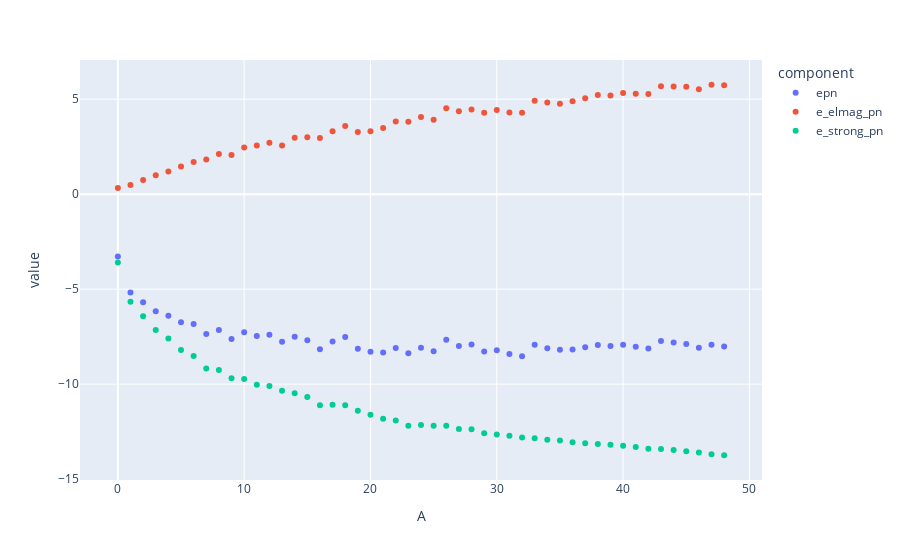

Write notebook code for a chart like this one.
### Code cell
px.scatter(dfshow, x='A', y='value', color='component')

### Figure 1 — Plotly figure (JSON) as saved in the notebook; plotly's stock layout.template omitted (floating-point values rounded to 4 significant figures)
{"data": [{"hovertemplate": "component=epn<br>A=%{x}<br>value=%{y}<extra></extra>", "legendgroup": "epn", "marker": {"color": "#636efa", "symbol": "circle"}, "mode": "markers", "name": "epn", "orientation": "v", "showlegend": true, "type": "scatter", "x": [0, 1, 2, 3, 4, 5, 6, 7, 8, 9, 10, 11, 12, 13, 14, 15, 16, 17, 18, 19, 20, 21, 22, 23, 24, 25, 26, 27, 28, 29, 30, 31, 32, 33, 34, 35, 36, 37, 38, 39, 40, 41, 42, 43, 44, 45, 46, 47, 48], "xaxis": "x", "y": [-3.279, -5.177, -5.687, -6.156, -6.396, -6.742, -6.832, -7.357, -7.15, -7.626, -7.273, -7.469, -7.395, -7.773, -7.503, -7.685, -8.16, -7.758, -7.521, -8.132, -8.3, -8.336, -8.093, -8.366, -8.085, -8.271, -7.663, -7.99, -7.911, -8.285, -8.221, -8.418, -8.526, -7.925, -8.108, -8.195, -8.176, -8.057, -7.938, -7.99, -7.921, -8.032, -8.119, -7.733, -7.805, -7.88, -8.08, -7.923, -8.012], "yaxis": "y"}, {"hovertemplate": "component=e_elmag_pn<br>A=%{x}<br>value=%{y}<extra></extra>", "legendgroup": "e_elmag_pn", "marker": {"color": "#EF553B", "symbol": "circle"}, "mode": "markers", "name": "e_elmag_pn", "orientation": "v", "showlegend": true, "type": "scatter", "x": [0, 1, 2, 3, 4, 5, 6, 7, 8, 9, 10, 11, 12, 13, 14, 15, 16, 17, 18, 19, 20, 21, 22, 23, 24, 25, 26, 27, 28, 29, 30, 31, 32, 33, 34, 35, 36, 37, 38, 39, 40, 41, 42, 43, 44, 45, 46, 47, 48], "xaxis": "x", "y": [0.3207, 0.482, 0.743, 0.9933, 1.198, 1.46, 1.69, 1.821, 2.111, 2.062, 2.462, 2.564, 2.704, 2.569, 2.97, 2.996, 2.955, 3.321, 3.594, 3.27, 3.31, 3.487, 3.825, 3.819, 4.071, 3.922, 4.53, 4.371, 4.457, 4.294, 4.43, 4.302, 4.288, 4.917, 4.825, 4.767, 4.888, 5.05, 5.217, 5.194, 5.326, 5.283, 5.278, 5.683, 5.668, 5.654, 5.525, 5.763, 5.731], "yaxis": "y"}, {"hovertemplate": "component=e_strong_pn<br>A=%{x}<br>value=%{y}<extra></extra>", "legendgroup": "e_strong_pn", "marker": {"color": "#00cc96", "symbol": "circle"}, "mode": "markers", "name": "e_strong_pn", "orientation": "v", "showlegend": true, "type": "scatter", "x": [0, 1, 2, 3, 4, 5, 6, 7, 8, 9, 10, 11, 12, 13, 14, 15, 16, 17, 18, 19, 20, 21, 22, 23, 24, 25, 26, 27, 28, 29, 30, 31, 32, 33, 34, 35, 36, 37, 38, 39, 40, 41, 42, 43, 44, 45, 46, 47, 48], "xaxis": "x", "y": [-3.6, -5.659, -6.43, -7.149, -7.594, -8.202, -8.522, -9.178, -9.261, -9.688, -9.735, -10.03, -10.1, -10.34, -10.47, -10.68, -11.11, -11.08, -11.11, -11.4, -11.61, -11.82, -11.92, -12.19, -12.16, -12.19, -12.19, -12.36, -12.37, -12.58, -12.65, -12.72, -12.81, -12.84, -12.93, -12.96, -13.06, -13.11, -13.16, -13.18, -13.25, -13.31, -13.4, -13.42, -13.47, -13.53, -13.6, -13.69, -13.74], "yaxis": "y"}], "layout": {"legend": {"title": {"text": "component"}, "tracegroupgap": 0}, "margin": {"t": 60}, "xaxis": {"anchor": "y", "domain": [0, 1], "title": {"text": "A"}}, "yaxis": {"anchor": "x", "domain": [0, 1], "title": {"text": "value"}}}}
